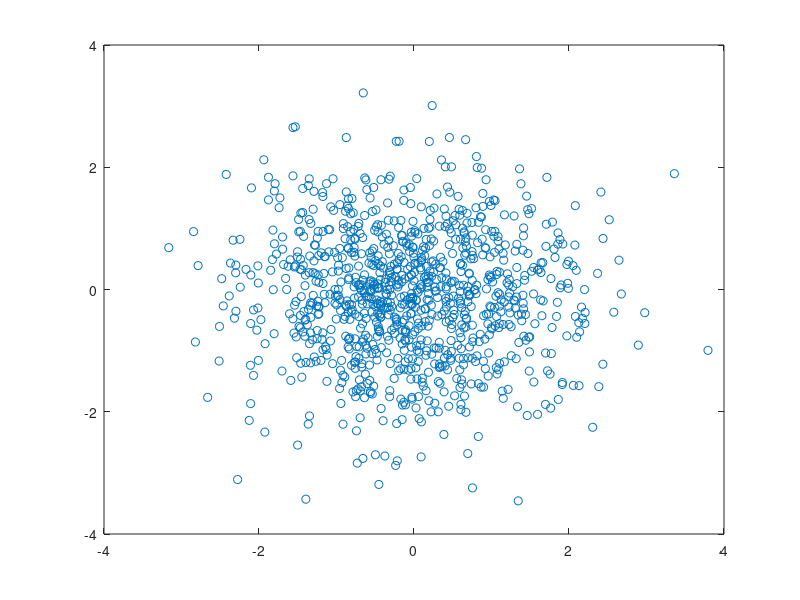
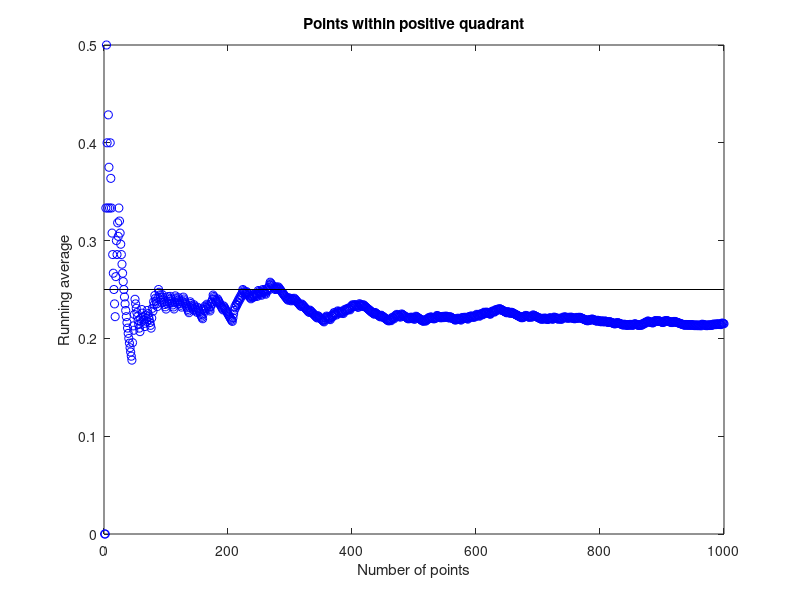
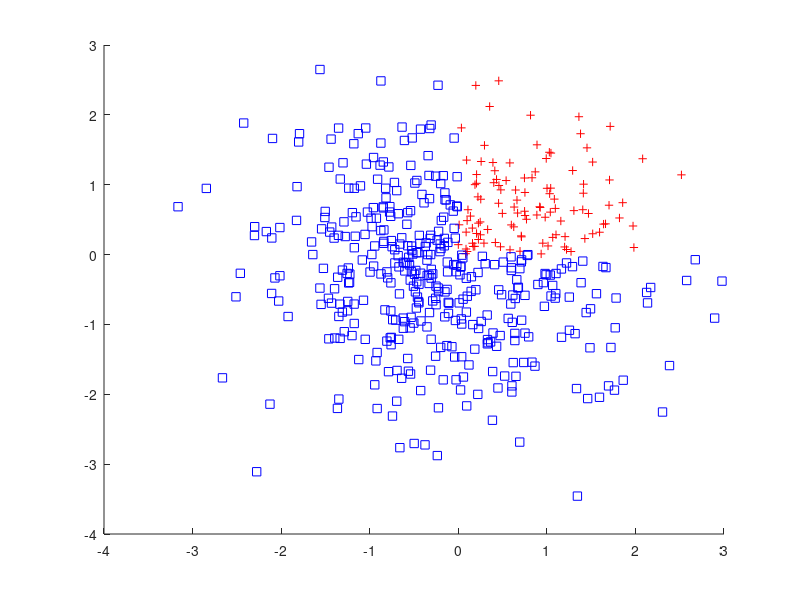

These charts were generated, in order, by the following MATLAB code:
%Part 1
rng(171172);
X = randn(2,1000); % generate a matrix of random numbers based on the seed
figure(1);
plot(X(1,:),X(2,:), 'o') % plot the graph on fig 1


%Part 2
p = sum((X(2,:)>=0).*(X(1,:)>= 0))*100/numel(X(2,:));  % calculate percentage of points in positive quadrant

%Part 3
c =(cumsum((X(2,:)>=0).*(X(1,:)>= 0))./cumsum(ones(size(X)),2));
f =  c(1,:) % create a cumulative chance of the next didgit being in the positive quadrant

%Part 4
figure(2);
plot(f,'ob');
hold on ; 
plot(1:1000, ones(1000)*1/4, 'Color', 'k');
% create a figure and plot the points on it then a line at y = 1/4
title('Points within positive quadrant');
xlabel('Number of points');
ylabel('Running average');
hold off ;

%Part 5
N1 = 100*(f-0.25)/0.25
errs = [mean(N1(1:10)),mean(N1(1:50)),mean(N1(1:100)),mean(N1(1:500)),mean(N1(1:1000))]
% create a list of normalised percentages at certain points

%Part 6

figure(3);
matrix = ((X(2,1:500)>=0).*(X(1,1:500)>= 0));
invertedMatrix = ((matrix-1).*-1);
%matrixswith the positive values as true
%set the values of the each unwanted values to zero
L1 = (X(1,1:500).* matrix);
L2 = (X(2,1:500).* matrix);
L3 = (X(1,1:500).* invertedMatrix);
L4 = (X(2,1:500).* invertedMatrix);

% remove zero vales from array
L1(L1==0) = [];
L2(L2==0) = [];
L3(L3==0) = [];
L4(L4==0) = [];
hold on;

plot(L1,L2, '+r'); % plot positives
plot(L3,L4, 'sb'); % plot negatives


